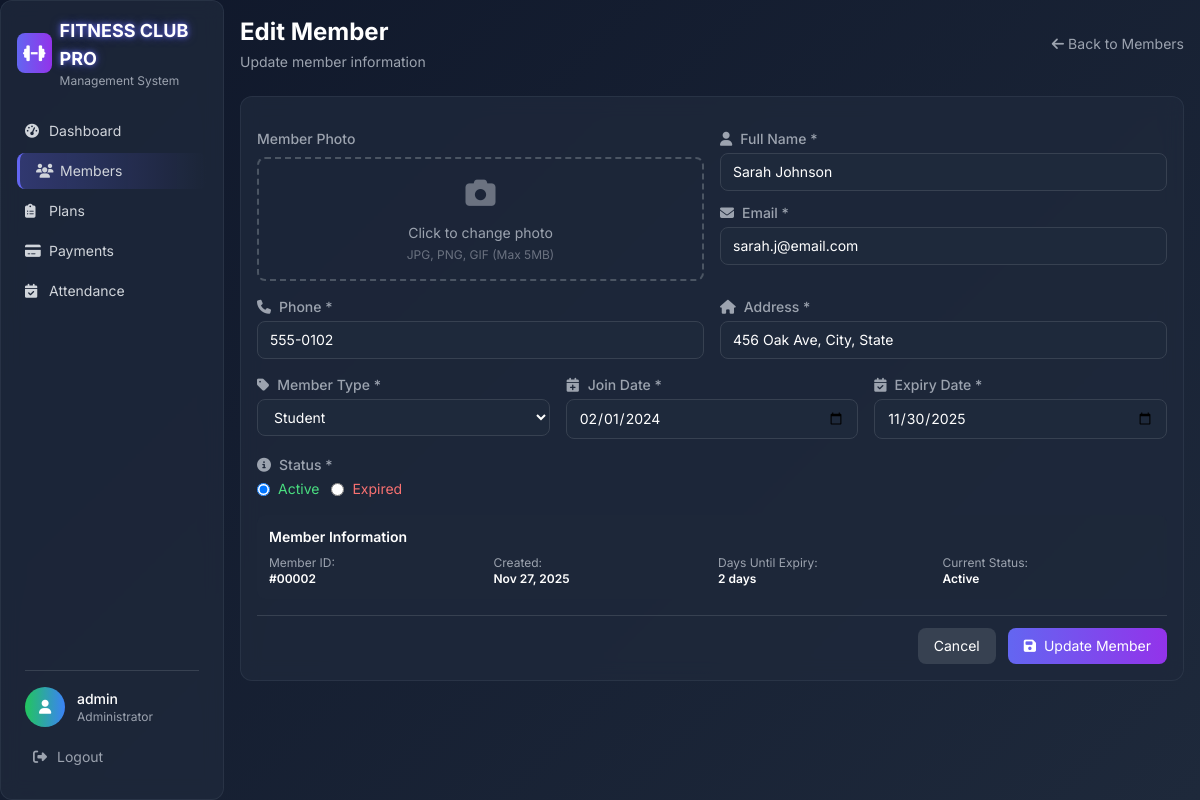
The page /members/edit.php?id=2 (signed in) on the database its author committed.
### tables this page shows
CREATE TABLE members (
    id INT AUTO_INCREMENT PRIMARY KEY,
    full_name VARCHAR(100) NOT NULL,
    email VARCHAR(100) NOT NULL UNIQUE,
    phone VARCHAR(20) NOT NULL,
    address TEXT NOT NULL,
    member_type ENUM('Regular', 'Student', 'Senior') NOT NULL DEFAULT 'Regular',
    photo VARCHAR(255) DEFAULT NULL,
    join_date DATE NOT NULL,
    expiry_date DATE NOT NULL,
    status ENUM('Active', 'Expired') NOT NULL DEFAULT 'Active',
    created_at TIMESTAMP DEFAULT CURRENT_TIMESTAMP,
    INDEX idx_email (email),
    INDEX idx_status (status),
    INDEX idx_expiry (expiry_date)
);

### config/database.php (called while the page is built, shortened)
<?php
class Database {
    private $host = 'localhost';
    private $dbname = 'fitness_club_system';
    private $username = 'root';
    private $password = '';
    private $charset = 'utf8mb4';
    private function connect() {
        try {
            $dsn = "mysql:host={$this->host};dbname={$this->dbname};charset={$this->charset}";
            $options = [
                PDO::ATTR_ERRMODE => PDO::ERRMODE_EXCEPTION,
                PDO::ATTR_DEFAULT_FETCH_MODE => PDO::FETCH_ASSOC,
                PDO::ATTR_EMULATE_PREPARES => false,
            ];
            $this->pdo = new PDO($dsn, $this->username, $this->password, $options);
        } catch (PDOException $e) {
            die("Database connection failed: " . $e->getMessage());
        }
    }
}
?>

### models/Member.php (called while the page is built, shortened)
<?php
require_once __DIR__ . '/../config/database.php';
class Member {
    private $db;
    public function __construct() {
        $this->db = new Database();
    }
    public function getById($id) {
        try {
            $stmt = $this->db->pdo->prepare("SELECT * FROM members WHERE id = ?");
            $stmt->execute([$id]);
            return $stmt->fetch();
        } catch (PDOException $e) {
            error_log("Get member by ID error: " . $e->getMessage());
            return false;
        }
    }
}
?>

### members/edit.php (the view, shortened to what this page needs)
<?php
require_once '../helpers/functions.php';
require_once '../models/Member.php';
$id = (int)($_GET['id'] ?? 0);
$member = new Member();
$memberData = $member->getById($id);
?>
<!DOCTYPE html>
<html lang="en">
<head>
    <script src="https://cdn.tailwindcss.com"></script>
    <link rel="stylesheet" href="https://cdnjs.cloudflare.com/ajax/libs/font-awesome/6.4.0/css/all.min.css">
</head>
<body class="bg-slate-900 text-white">
    <div class="fixed left-0 top-0 h-full w-56 glass-card p-4 z-10">
        <div class="flex items-center mb-6">
            <div class="w-10 h-10 bg-gradient-to-r from-indigo-500 to-purple-600 rounded-lg flex items-center justify-center mr-2">
                <i class="fas fa-dumbbell text-white text-lg"></i>
            </div>
            <div>
                <h1 class="text-lg font-bold neon-text">FITNESS CLUB PRO</h1>
                <p class="text-gray-400 text-xs">Management System</p>
            </div>
        </div>
        <nav class="space-y-1">
            <a href="../index.php" class="sidebar-item flex items-center p-2 rounded-lg text-gray-300 hover:text-white">
                <i class="fas fa-tachometer-alt w-4 mr-2 text-sm"></i>
                <span class="text-sm">Dashboard</span>
            </a>
            <a href="index.php" class="sidebar-item active flex items-center p-2 rounded-lg text-gray-300 hover:text-white">
                <i class="fas fa-users w-4 mr-2 text-sm"></i>
                <span class="text-sm">Members</span>
            </a>
            <a href="../plans/index.php" class="sidebar-item flex items-center p-2 rounded-lg text-gray-300 hover:text-white">
                <i class="fas fa-clipboard-list w-4 mr-2 text-sm"></i>
                <span class="text-sm">Plans</span>
            </a>
            <a href="../payments/index.php" class="sidebar-item flex items-center p-2 rounded-lg text-gray-300 hover:text-white">
                <i class="fas fa-credit-card w-4 mr-2 text-sm"></i>
                <span class="text-sm">Payments</span>
            </a>
            <a href="../attendance/index.php" class="sidebar-item flex items-center p-2 rounded-lg text-gray-300 hover:text-white">
                <i class="fas fa-calendar-check w-4 mr-2 text-sm"></i>
                <span class="text-sm">Attendance</span>
            </a>
        </nav>
        <div class="absolute bottom-6 left-6 right-6">
            <div class="border-t border-gray-700 pt-4">
                <div class="flex items-center">
                    <div class="w-10 h-10 bg-gradient-to-r from-green-500 to-blue-500 rounded-full flex items-center justify-center mr-3">
                        <i class="fas fa-user text-white text-sm"></i>
                    </div>
                    <div class="flex-1">
                        <p class="text-sm font-medium"><?php echo htmlspecialchars($_SESSION['admin_username']); ?></p>
                        <p class="text-xs text-gray-400">Administrator</p>
                    </div>
                </div>
                <a href="../logout.php" class="mt-3 flex items-center p-2 rounded-lg text-gray-400 hover:text-red-400 hover:bg-red-500/10 transition-all">
                    <i class="fas fa-sign-out-alt w-4 mr-2 text-sm"></i>
                    <span class="text-sm">Logout</span>
                </a>
            </div>
        </div>
    </div>
    <div class="ml-56 p-4">
        <div class="flex justify-between items-center mb-6">
            <div>
                <h1 class="text-2xl font-bold mb-1">Edit Member</h1>
                <p class="text-gray-400 text-sm">Update member information</p>
            </div>
            <a href="index.php" class="text-gray-400 hover:text-white transition-colors text-sm">
                <i class="fas fa-arrow-left mr-1"></i>Back to Members
            </a>
        </div>
        <div class="glass-card p-4">
            <form method="POST" enctype="multipart/form-data" class="space-y-4">
                <div class="grid grid-cols-1 md:grid-cols-2 gap-4">
                    <div>
                        <label class="block text-sm font-medium text-gray-400 mb-2">Member Photo</label>
                        <div class="file-input-wrapper border-2 border-dashed border-gray-600 rounded-lg p-4 text-center transition-all cursor-pointer" onclick="document.getElementById('photo').click()">
                            <div id="photoPreview" class="mb-3">
                                <?php if ($memberData['photo']): ?>
                                    <img src="../uploads/members/<?php echo htmlspecialchars($memberData['photo']); ?>" alt="Current Photo" class="w-24 h-24 object-cover rounded-lg mx-auto photo-preview">
                                <?php else: ?>
                                    <i class="fas fa-camera text-3xl text-gray-500"></i>
                                <?php endif; ?>
                            </div>
                            <p class="text-gray-400 text-sm">Click to change photo</p>
                            <p class="text-xs text-gray-500 mt-1">JPG, PNG, GIF (Max 5MB)</p>
                        </div>
                    </div>
                    <div class="space-y-3">
                        <div>
                            <label class="block text-sm font-medium text-gray-400 mb-1">
                                <i class="fas fa-user mr-2"></i>Full Name *
                            </label>
                            <input
                                type="text"
                                name="full_name"
                                value="<?php echo htmlspecialchars($memberData['full_name']); ?>"
                                class="w-full px-3 py-2 bg-slate-800 border border-gray-700 rounded-lg text-white placeholder-gray-500 focus:outline-none focus:border-indigo-500 form-input text-sm"
                                placeholder="Enter full name"
                                required
                            >
                        </div>
                        <div>
                            <label class="block text-sm font-medium text-gray-400 mb-1">
                                <i class="fas fa-envelope mr-2"></i>Email *
                            </label>
                            <input
                                type="email"
                                name="email"
                                value="<?php echo htmlspecialchars($_POST['email'] ?? $memberData['email']); ?>"
                                class="w-full px-3 py-2 bg-slate-800 border border-gray-700 rounded-lg text-white placeholder-gray-500 focus:outline-none focus:border-indigo-500 form-input text-sm"
                                placeholder="Enter email address"
                                required
                            >
                        </div>
                    </div>
                </div>
                <div class="grid grid-cols-1 md:grid-cols-2 gap-4">
                    <div>
                        <label class="block text-sm font-medium text-gray-400 mb-1">
                            <i class="fas fa-phone mr-2"></i>Phone *
                        </label>
                        <input
                            type="tel"
                            name="phone"
                            value="<?php echo htmlspecialchars($_POST['phone'] ?? $memberData['phone']); ?>"
                            class="w-full px-3 py-2 bg-slate-800 border border-gray-700 rounded-lg text-white placeholder-gray-500 focus:outline-none focus:border-indigo-500 form-input text-sm"
                            placeholder="Enter phone number"
                            required
                        >
                    </div>
                    <div>
                        <label class="block text-sm font-medium text-gray-400 mb-1">
                            <i class="fas fa-home mr-2"></i>Address *
                        </label>
                        <input
                            type="text"
                            name="address"
                            value="<?php echo htmlspecialchars($_POST['address'] ?? $memberData['address']); ?>"
                            class="w-full px-3 py-2 bg-slate-800 border border-gray-700 rounded-lg text-white placeholder-gray-500 focus:outline-none focus:border-indigo-500 form-input text-sm"
                            placeholder="Enter address"
                            required
                        >
                    </div>
                </div>
                <div class="grid grid-cols-1 md:grid-cols-3 gap-4">
                    <div>
                        <label class="block text-sm font-medium text-gray-400 mb-1">
                            <i class="fas fa-tag mr-2"></i>Member Type *
                        </label>
                        <select name="member_type" class="w-full px-3 py-2 bg-slate-800 border border-gray-700 rounded-lg text-white focus:outline-none focus:border-indigo-500 form-input text-sm" required>
                            <option value="Student" <?php echo ($_POST['member_type'] ?? $memberData['member_type']) === 'Student' ? 'selected' : ''; ?>>Student</option>
                        </select>
                    </div>
                    <div>
                        <label class="block text-sm font-medium text-gray-400 mb-1">
                            <i class="fas fa-calendar-plus mr-2"></i>Join Date *
                        </label>
                        <input
                            type="date"
                            name="join_date"
                            value="<?php echo htmlspecialchars($_POST['join_date'] ?? $memberData['join_date']); ?>"
                            class="w-full px-3 py-2 bg-slate-800 border border-gray-700 rounded-lg text-white focus:outline-none focus:border-indigo-500 form-input text-sm"
                            required
                        >
                    </div>
                    <div>
                        <label class="block text-sm font-medium text-gray-400 mb-1">
                            <i class="fas fa-calendar-check mr-2"></i>Expiry Date *
                        </label>
                        <input
                            type="date"
                            name="expiry_date"
                            value="<?php echo htmlspecialchars($_POST['expiry_date'] ?? $memberData['expiry_date']); ?>"
                            class="w-full px-3 py-2 bg-slate-800 border border-gray-700 rounded-lg text-white focus:outline-none focus:border-indigo-500 form-input text-sm"
                            required
                        >
                    </div>
                </div>
                <div>
                    <label class="block text-sm font-medium text-gray-400 mb-1">
                        <i class="fas fa-info-circle mr-2"></i>Status *
                    </label>
                    <div class="flex space-x-3">
                        <label class="flex items-center">
                            <input type="radio" name="status" value="Active" <?php echo ($_POST['status'] ?? $memberData['status']) === 'Active' ? 'checked' : ''; ?> class="mr-2" required>
                            <span class="text-green-400 text-sm">Active</span>
                        </label>
                        <label class="flex items-center">
                            <input type="radio" name="status" value="Expired" <?php echo ($_POST['status'] ?? $memberData['status']) === 'Expired' ? 'checked' : ''; ?> class="mr-2">
                            <span class="text-red-400 text-sm">Expired</span>
                        </label>
                    </div>
                </div>
                <div class="bg-slate-800/50 rounded-lg p-3">
                    <h3 class="text-base font-semibold mb-2 text-sm">Member Information</h3>
                    <div class="grid grid-cols-2 md:grid-cols-4 gap-3 text-xs">
                        <div>
                            <span class="text-gray-400">Member ID:</span>
                            <p class="font-semibold text-xs">#<?php echo str_pad($memberData['id'], 5, '0', STR_PAD_LEFT); ?></p>
                        </div>
                        <div>
                            <span class="text-gray-400">Created:</span>
                            <p class="font-semibold text-xs"><?php echo date('M d, Y', strtotime($memberData['created_at'])); ?></p>
                        </div>
                        <div>
                            <span class="text-gray-400">Days Until Expiry:</span>
                            <p class="font-semibold text-xs"><?php
                            $days = daysUntilExpiry($memberData['expiry_date']);
                            echo $days > 0 ? "$days days" : "Expired";
                            ?></p>
                        </div>
                        <div>
                            <span class="text-gray-400">Current Status:</span>
                            <p class="font-semibold text-xs"><?php echo htmlspecialchars($memberData['status']); ?></p>
                        </div>
                    </div>
                </div>
                <div class="flex justify-end space-x-3 pt-3 border-t border-gray-700">
                    <a href="index.php" class="px-4 py-2 bg-gray-700 text-white rounded-lg hover:bg-gray-600 transition-all text-sm">
                        Cancel
                    </a>
                    <button type="submit" class="px-4 py-2 bg-gradient-to-r from-indigo-500 to-purple-600 text-white rounded-lg hover:from-indigo-600 hover:to-purple-700 transition-all btn-glow text-sm">
                        <i class="fas fa-save mr-2"></i>Update Member
                    </button>
                </div>
            </form>
        </div>
    </div>
</body>
</html>

### rows shown on the page
members: full_name "Sarah Johnson", email "sarah.j@email.com", phone "555-0102", address "456 Oak Ave, City, State", member_type "Student", join_date "02/01/2024", expiry_date "11/30/2025", status "☑ Active", status "☐ Expired", id "00002", created_at "Nov 27, 2025", expiry_date "2", status "Active"

### other values the page prints
$_SESSION['admin_username'] "admin"
